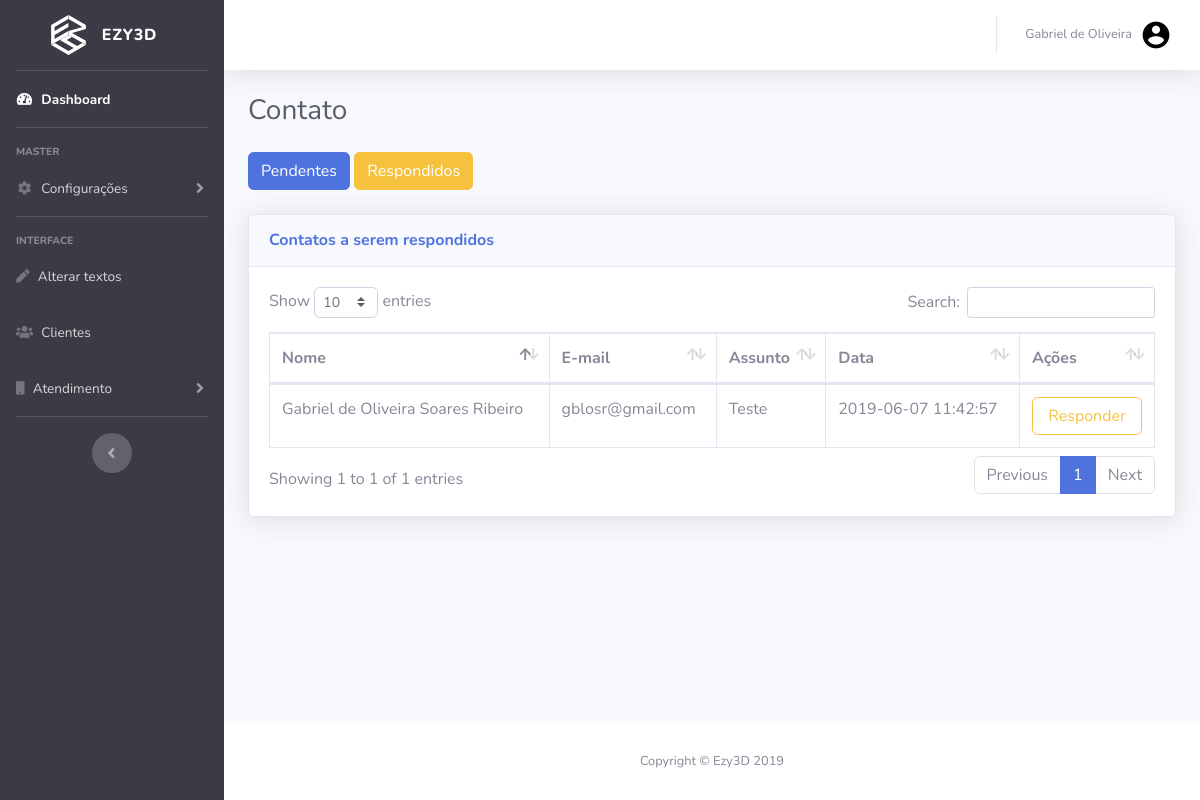
The page /public_html/dashboard/contato.php (signed in) on the database its author committed.
### tables this page shows
CREATE TABLE IF NOT EXISTS `contato` (
  `idcontato` int(11) NOT NULL AUTO_INCREMENT,
  `nome` varchar(40) NOT NULL,
  `email` varchar(80) NOT NULL,
  `assunto` varchar(100) NOT NULL,
  `msg` text NOT NULL,
  `data` datetime DEFAULT NULL,
  `status` varchar(10) DEFAULT NULL,
  PRIMARY KEY (`idcontato`)
);

### public_html/Classes/Conexao.php (called while the page is built, shortened)
<?php
class Conexao
{
    private $usuario;
    private $senha;
    private $bd;
    private $conexao;
    public function __construct()
    {
        $this->usuario = "root";
        $this->senha = "";
        $this->bd = "batata";
        $this->servidor = "localhost";
    }
    public function conectar()
    {
        $this->conexao = new PDO(
            "mysql:host=$this->servidor;dbname=$this->bd",
            $this->usuario,
            $this->senha,
            array(PDO::MYSQL_ATTR_INIT_COMMAND => "SET NAMES utf8")
        );
    }
    public function executarFetchAll($sql, $valores)
    {
        $comando = $this->conexao->prepare($sql);
        $comando->execute();
        return $comando->fetchAll();
    }
}

### public_html/Classes/Crud.php (called while the page is built, shortened)
<?php
require_once "Conexao.php";
class Crud extends Conexao
{
    public function consultar($coluna, $tabela, $restricao, $valores)
    {
        $sql = "SELECT DISTINCT $coluna FROM $tabela $restricao";
        return parent::executarFetchAll($sql, $valores);
    }
}

### public_html/dashboard/contato.php (the view, shortened to what this page needs)
<!DOCTYPE html>
<html lang="en">
<head>
  <link href="vendor/fontawesome-free/css/all.min.css" rel="stylesheet" type="text/css">
  <link href="css/sb-admin-2.min.css" rel="stylesheet">
</head>
<body id="page-top">
  <div id="wrapper">
    <?php
    include "menu.php";
    ?>
    <div class="container-fluid">
      <h1 class="h3 mb-4 text-gray-800">Contato</h1>
      <button type="button" class="btn btn-primary" id="pendente">Pendentes</button>
      <button type="button" class="btn btn-warning" id="respondido">Respondidos</button><br><br>
      <div class="card shadow mb-4" id="tbpendente">
        <div class="card-header py-3">
          <h6 class="m-0 font-weight-bold text-primary">Contatos a serem respondidos</h6>
        </div>
        <div class="card-body">
          <div class="table-responsive">
            <table class="table table-bordered" id="dataTable" width="100%" cellspacing="0">
              <thead>
                <tr>
                  <th>Nome</th>
                  <th>E-mail</th>
                  <th>Assunto</th>
                  <th>Data</th>
                  <?php if ($permissao == "@571824") { ?>
                    <th>Ações</th>
                  <?php } ?>
                </tr>
              </thead>
              <tbody>
                <?php
                $obj = new Usuario();
                $registro = $obj->consultar("*", "contato", 'where status = "pendente"', null);
                foreach ($registro as $cliente) { ?>
                  <tr>
                    <td><?= $cliente['nome'] ?></td>
                    <td><?= $cliente['email'] ?></td>
                    <td><?= $cliente['assunto'] ?></td>
                    <td><?= $cliente['data'] ?></td>
                    <?php if ($permissao == "@571824") { ?>
                      <td>
                        <a class="btn btn-outline-warning w-100" href="paginaRespostaCont.php?id=<?= $cliente['idcontato'] ?>">Responder</a>
                      </td>
                    <?php } ?>
                  </tr>
                <?php } ?>
              </tbody>
            </table>
          </div>
        </div>
      </div>
    </div>
  </div>
  <?php
  include_once "rodape.php";
  ?>
</body>
</html>

### rows shown on the page
contato: nome "Gabriel de Oliveira Soares Ribeiro", email "gblosr@gmail.com", assunto "Teste", data "2019-06-07 11:42:57"

### other values the page prints
$nome_admin "Gabriel de Oliveira"
